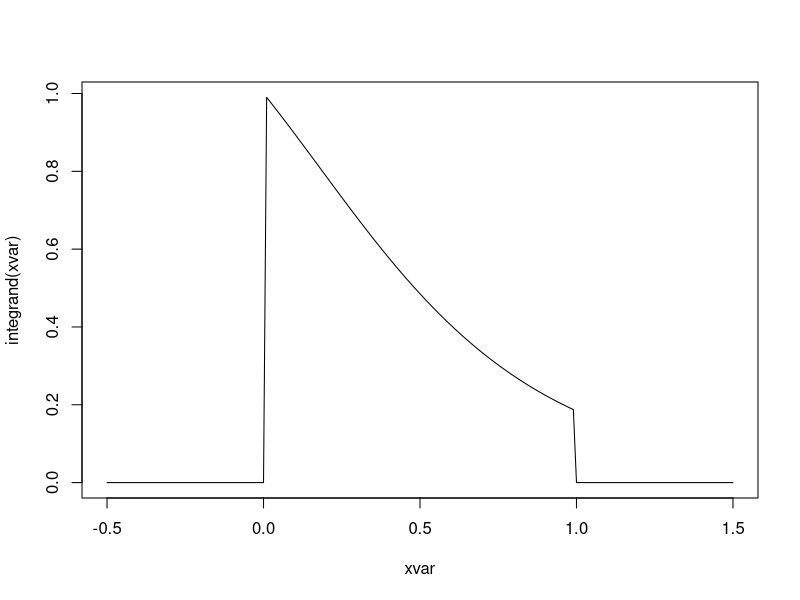
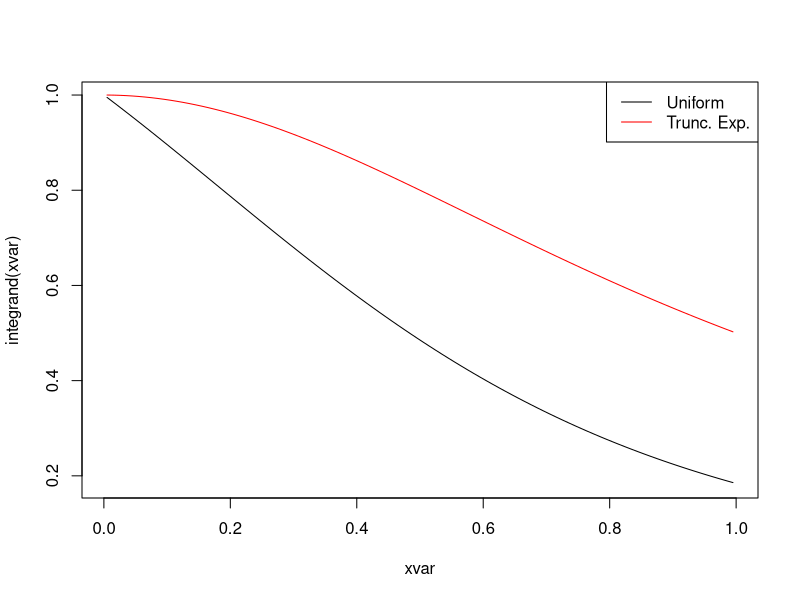

Recreate these plots in R, in order.
## ---- chunk 1
library(knitr)
hook_output = knit_hooks$get('output')
knit_hooks$set(output = function(x, options) {
  # this hook is used only when the linewidth option is not NULL
  if (!is.null(n <- options$linewidth)) {
    x = knitr:::split_lines(x)
    # any lines wider than n should be wrapped
    if (any(nchar(x) > n)) x = strwrap(x, width = n)
    x = paste(x, collapse = '\n')
  }
  hook_output(x, options)
})

knitr::opts_chunk$set(cache = FALSE, message = FALSE,
                      linewidth = 50)
set.seed(3150)
## ---- chunk 2
# Sample size
n <- 5000
# Define a function for integrand
integrand <- function(x) {
  # We want to multiply by zero if outside the range
  supp_ind <- as.numeric(x > 0 & x < 1)
  return(supp_ind * exp(-x)/(1 + x^2))
}
## ---- chunk 3
# Look at the graph of the function
xvar <- seq(-0.5, 1.5, by = 0.01)
plot(xvar, integrand(xvar), type = "l")
## ---- chunk 4
# 1. Basic MC integration
unif_vars <- runif(n)

theta1 <- mean(integrand(unif_vars))
sd1 <- sd(integrand(unif_vars))
## ---- chunk 5
# 2. Exponential density
exp_vars <- -log(unif_vars)

theta2 <- mean(integrand(exp_vars)/dexp(exp_vars))
sd2 <- sd(integrand(exp_vars)/dexp(exp_vars))
## ---- chunk 6
# Compare results
c(theta1, theta2)
c(sd1, sd2)/sqrt(n)
## ---- chunk 7
# How many are zeros?
sum(integrand(exp_vars) == 0)
## ---- chunk 8
# 3. Truncated exponential density
unif_vars <- runif(n)
truncexp_vars <- -log(1 - unif_vars*(1 - exp(-1)))

# Evaluate the density at those points
phi_vars <- exp(-truncexp_vars)/(1 - exp(-1))

theta3 <- mean(integrand(truncexp_vars)/phi_vars)
sd3 <- sd(integrand(truncexp_vars)/phi_vars)
## ---- chunk 9
# Compare results
c(theta1, theta2, theta3)
c(sd1, sd2, sd3)/sqrt(n)
## ---- chunk 10
n <- 3150
integrand <- function(x) exp(-0.5*(x - 2)^2)
norm_vars <- rnorm(n)
theta1 <- mean(integrand(norm_vars))
std_er1 <- sd(integrand(norm_vars))/sqrt(n)

c(theta1, std_er1)
## ---- chunk 11
norm_vars2 <- norm_vars + 2
phi_vars <- dnorm(norm_vars2, mean = 2)
num_vars <- integrand(norm_vars2)*dnorm(norm_vars2)

theta2 <- mean(num_vars/phi_vars)
std_er2 <- sd(num_vars/phi_vars)/sqrt(n)

c(theta2, std_er2)
## ---- chunk 12
integrand <- function(x) {
  # We want to multiply by zero if outside the range
  supp_ind <- as.numeric(x > 0 & x < 1)
  return(supp_ind * exp(-x)/(1 + x^2))
}
## ---- chunk 13
# Points between 0 and 1 without boundary
xvar <- ppoints(100)
plot(xvar, integrand(xvar), type = "l")
lines(xvar, integrand(xvar)/exp(-xvar), col = "red")
legend(x = "topright", 
       legend = c("Uniform", "Trunc. Exp."), 
       col = c("black", "red"), lty = 1)
## ---- chunk 14
n <- 5000
norm_vars <- rnorm(n)
# Average of 0s and 1s gives proportion of 1s
mean(norm_vars > 5)
## ---- chunk 15
n <- 10000000
norm_vars <- rnorm(n)
# Average of 0s and 1s gives proportion of 1s
mean(norm_vars > 5)
## ---- chunk 16
# Check if > 5 in absolute value, and divide by 2
0.5*mean(abs(norm_vars) > 5)
# Compare both standard errors
c(sd(norm_vars > 5), 0.5*sd(abs(norm_vars) > 5))
## ---- chunk 17
# Shifted exponential variates
shiftexp_vars <- rexp(n) + 5

# Evaluate the density at those points
phi_vars <- exp(-(shiftexp_vars - 5))

theta_est <- mean(dnorm(shiftexp_vars)/phi_vars)
sd_est <- sd(dnorm(shiftexp_vars)/phi_vars)
## ---- chunk 18
# Compare all three approaches
c("Method1" = mean(norm_vars > 5), 
  "Method2" = 0.5*mean(abs(norm_vars) > 5),
  "Method 3" = theta_est)

c("Method1" = sd(norm_vars > 5), 
  "Method2" = 0.5*sd(abs(norm_vars) > 5),
  "Method 3" = sd_est)
